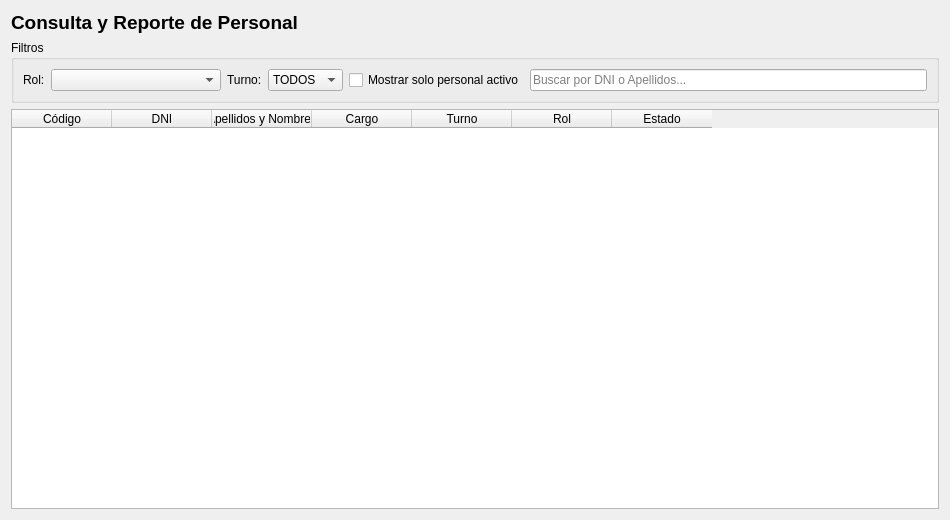
<?xml version="1.0" encoding="UTF-8"?>
<ui version="4.0">
 <class>Form</class>
 <widget class="QWidget" name="Form">
  <property name="geometry">
   <rect>
    <x>0</x>
    <y>0</y>
    <width>950</width>
    <height>520</height>
   </rect>
  </property>
  <property name="windowTitle">
   <string>Consulta de Personal</string>
  </property>
  <layout class="QVBoxLayout" name="verticalLayout">
   <item>
    <widget class="QLabel" name="lbl_titulo">
     <property name="font">
      <font>
       <pointsize>14</pointsize>
       <bold>true</bold>
      </font>
     </property>
     <property name="text">
      <string>Consulta y Reporte de Personal</string>
     </property>
    </widget>
   </item>
   <item>
    <widget class="QGroupBox" name="grp_filtros">
     <property name="title">
      <string>Filtros</string>
     </property>
     <layout class="QHBoxLayout" name="horizontalLayout">
      <item>
       <widget class="QLabel" name="lbl_rol">
        <property name="text">
         <string>Rol:</string>
        </property>
       </widget>
      </item>
      <item>
       <widget class="QComboBox" name="cbo_rol">
        <property name="minimumSize">
         <size>
          <width>170</width>
          <height>0</height>
         </size>
        </property>
       </widget>
      </item>
      <item>
       <widget class="QLabel" name="lbl_turno">
        <property name="text">
         <string>Turno:</string>
        </property>
       </widget>
      </item>
      <item>
       <widget class="QComboBox" name="cbo_turno">
        <item>
         <property name="text">
          <string>TODOS</string>
         </property>
        </item>
        <item>
         <property name="text">
          <string>Mañana</string>
         </property>
        </item>
        <item>
         <property name="text">
          <string>Tarde</string>
         </property>
        </item>
        <item>
         <property name="text">
          <string>Noche</string>
         </property>
        </item>
       </widget>
      </item>
      <item>
       <widget class="QCheckBox" name="chk_activos">
        <property name="text">
         <string>Mostrar solo personal activo</string>
        </property>
       </widget>
      </item>
      <item>
       <widget class="QLineEdit" name="txt_buscar">
        <property name="placeholderText">
         <string>Buscar por DNI o Apellidos...</string>
        </property>
       </widget>
      </item>
     </layout>
    </widget>
   </item>
   <item>
    <widget class="QTableWidget" name="tbl_reporte">
     <property name="selectionBehavior">
      <enum>QAbstractItemView::SelectionBehavior::SelectRows</enum>
     </property>
     <property name="selectionMode">
      <enum>QAbstractItemView::SelectionMode::SingleSelection</enum>
     </property>
     <column>
      <property name="text">
       <string>Código</string>
      </property>
     </column>
     <column>
      <property name="text">
       <string>DNI</string>
      </property>
     </column>
     <column>
      <property name="text">
       <string>Apellidos y Nombres</string>
      </property>
     </column>
     <column>
      <property name="text">
       <string>Cargo</string>
      </property>
     </column>
     <column>
      <property name="text">
       <string>Turno</string>
      </property>
     </column>
     <column>
      <property name="text">
       <string>Rol</string>
      </property>
     </column>
     <column>
      <property name="text">
       <string>Estado</string>
      </property>
     </column>
    </widget>
   </item>
  </layout>
 </widget>
 <resources/>
 <connections/>
</ui>
